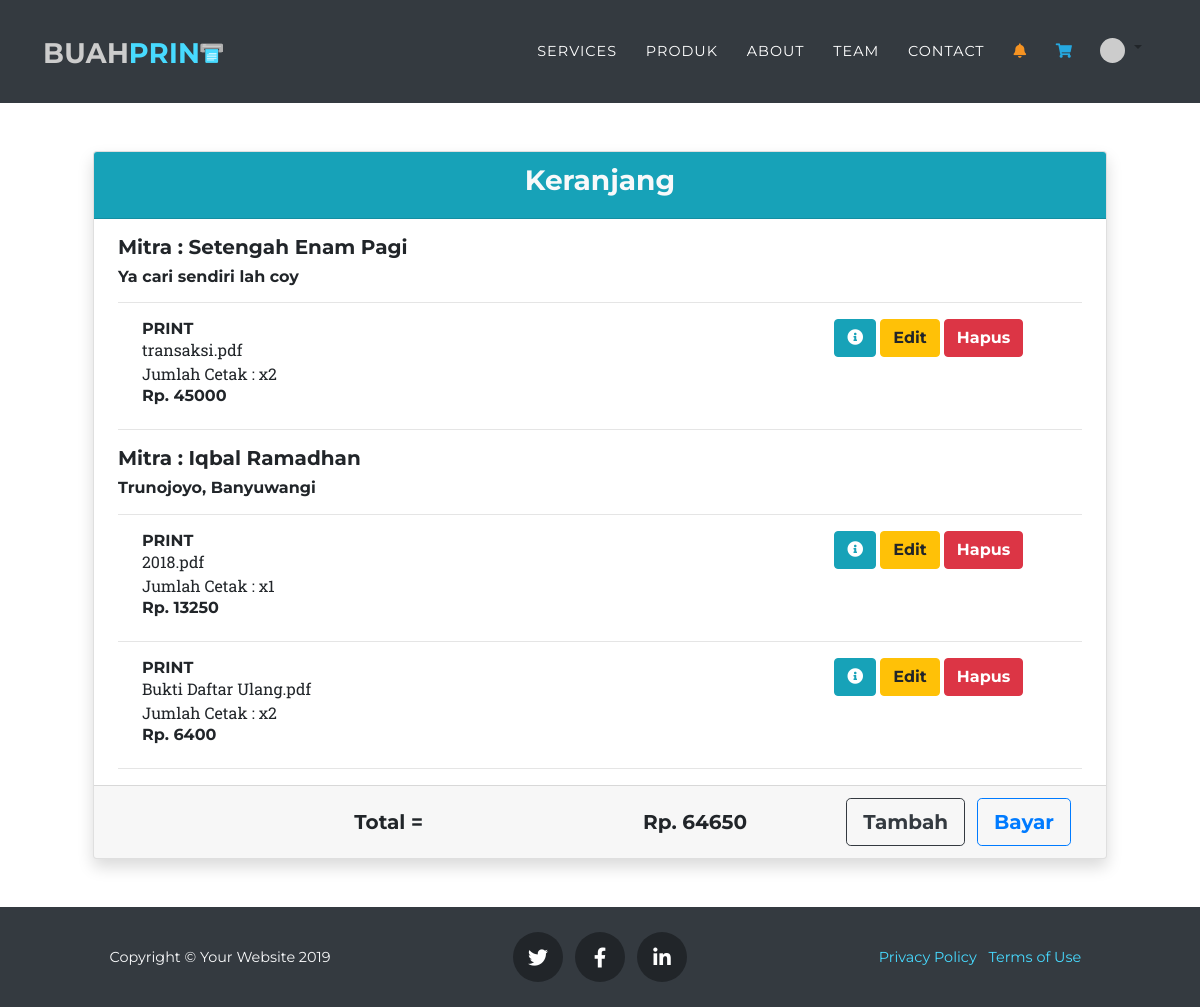
Screenshot of /ejsc/keranjang.php (signed in) with the database file from the repository.
### tables this page shows
CREATE TABLE `transaksi` (
  `ID_TRANSAKSI` varchar(10) NOT NULL,
  `ID_METODE` varchar(10) NOT NULL,
  `ID_USER` char(10) NOT NULL,
  `ID_MITRA` char(10) DEFAULT NULL,
  `TGL_TRANSAKSI` datetime NOT NULL,
  `TOTAL_TRANSAKSI` int(11) NOT NULL,
  `STATUS_TRANSAKSI` int(11) NOT NULL
);

CREATE TABLE `mitra` (
  `ID_MITRA` char(10) NOT NULL,
  `NAMA_MITRA` varchar(40) NOT NULL,
  `EMAIL_MITRA` varchar(100) NOT NULL,
  `NO_HP_MITRA` varchar(13) NOT NULL,
  `TELEPHONE_MITRA` varchar(13) NOT NULL,
  `ALAMAT_MITRA` text NOT NULL,
  `FOTO_PROFILE` varchar(200) NOT NULL,
  `COVER` varchar(200) NOT NULL,
  `STATUS_MITRA` int(11) NOT NULL,
  `SALDO_MITRA` int(11) NOT NULL,
  `LOCATION_MITRA` text,
  `USERNAME_MITRA` varchar(50) NOT NULL,
  `PASSWORD_MITRA` varchar(32) NOT NULL
);

CREATE TABLE `detail_pemesanan` (
  `ID_TRANSAKSI` varchar(10) NOT NULL,
  `ID_PRODUK` varchar(10) NOT NULL,
  `SUB_TOTAL` int(11) NOT NULL,
  `FILE_PRODUK` varchar(200) NOT NULL,
  `JML_HAL_PRODUK` int(10) NOT NULL,
  `JML_DUPLICATE_PRODUK` int(10) NOT NULL,
  `JML_WARNA_PRODUK` int(10) NOT NULL,
  `CATATAN_PRODUK` text NOT NULL
);

CREATE TABLE `produk` (
  `ID_PRODUK` varchar(10) NOT NULL,
  `ID_UKURAN` varchar(10) NOT NULL,
  `ID_HALAMAN` varchar(10) NOT NULL,
  `ID_WARNA` varchar(10) NOT NULL,
  `NAMA_PRODUK` varchar(40) NOT NULL
);

### ejsc/keranjang.php (the view, shortened to what this page needs)
<?php
include 'includes/config.php';
require 'includes/header_content.php';
if(isset($_SESSION['id_user'])){
    $id_user = $_SESSION['id_user'];
    $result_trs = mysqli_query($con, "SELECT * FROM transaksi, user, mitra, metode_bayar WHERE
    user.ID_USER = '$id_user' AND
    mitra.ID_MITRA = transaksi.ID_MITRA AND
    user.ID_USER = transaksi.ID_USER AND
    metode_bayar.ID_METODE = transaksi.ID_METODE AND
    transaksi.STATUS_TRANSAKSI = '0'
    ");
}
?>
<div class="container">
<form>
  <div class="card m-5 shadow">
    <div class="card-header text-center text-light bg-info">
      <h3>Keranjang</h3>
    </div>
    <div class="card-body py-0 px-4 ">
    <?php
    while($data_trs = mysqli_fetch_assoc($result_trs)){
      $nama_mitra = $data_trs['NAMA_MITRA'];
      $alamat_mitra = $data_trs['ALAMAT_MITRA'];
      $total_trs = $data_trs['TOTAL_TRANSAKSI'];
      $id_transaksi = $data_trs['ID_TRANSAKSI'];
    ?>
      <h5 class="mt-3">Mitra : <?=$nama_mitra?></h5>
      <h6><?=$alamat_mitra?></h6>
      <hr>
      <?php
      $result_detail = mysqli_query($con, "SELECT * FROM
      detail_pemesanan, produk
      WHERE
      produk.ID_PRODUK = detail_pemesanan.ID_PRODUK AND
      detail_pemesanan.ID_TRANSAKSI = '$id_transaksi'");
      while($data_detail = mysqli_fetch_assoc($result_detail)){
        $nama_produk = $data_detail['NAMA_PRODUK'];
        $file_produk = $data_detail['FILE_PRODUK'];
        $jumlah_dupli = $data_detail['JML_DUPLICATE_PRODUK'];
        $sub_total = $data_detail['SUB_TOTAL'];
        $id_produk = $data_detail['ID_PRODUK'];
      ?>
      <div class="row">
        <div class="col-md-8 ml-4">
          <h6 class="m-0"><?=$nama_produk?></h6>
          <label class="form-check-label" for="defaultCheck1">
          <?=$file_produk?> <br>
          Jumlah Cetak : x<?=$jumlah_dupli?>
          </label>
          <h6>Rp. <?=$sub_total?></h6>
        </div>
        <div class="col-md-3 text-right">
          <a class="btn btn-info" href="keranjang_detail.php?id_produk=<?=$id_produk?>"><i class="fas fa-info-circle fa-1x"></i></a>
          <a class="btn btn-warning" href="keranjang_ubah.php?id_produk=<?=$id_produk?>">Edit</a>
          <a class="btn btn-danger" href="keranjang_query.php?id_produk=<?=$id_produk?>&action=delete">Hapus</a>
        </div>
      </div>
      <hr>
      <?php }?>
      <?php }?>
      </div>
    <div class="card-footer m-0 row justify-content-end">
        <div class="my-auto text-right col-2">
            <h5 class=" m-0">Total =</h5>
        </div>
        <div class="my-auto text-right col-4">
        <h5 id="total" class=" m-0"><?=$total_trs?></h5>
        </div>
        <div class="col-4 text-right">
          <a class="btn btn-outline-dark mr-2 btn-lg" href="index.php?#team">Tambah</a>
          <a class="btn btn-outline-primary btn-lg" href="transaksi.php">Bayar</a>
        </div>
    </div>
  </div>
</form>
</div>
<?php
    require 'includes/footer.php';
?>

### ejsc/css/agency.css (style rules this page uses)
html { scroll-behavior: smooth; }
body { overflow-x: hidden; font-family: 'Roboto Slab', -apple-system, BlinkMacSystemFont, 'Segoe UI', Roboto, 'Helvetica Neue', Arial, sans-serif, 'Apple Color Emoji', 'Segoe UI Emoji', 'Segoe UI Symbol', 'Noto Color Emoji'; }
a { color: #47DAFF; }
h1, h2, h3, h4, h5, h6 { font-weight: 700; font-family: 'Montserrat', -apple-system, BlinkMacSystemFont, 'Segoe UI', Roboto, 'Helvetica Neue', Arial, sans-serif, 'Apple Color Emoji', 'Segoe UI Emoji', 'Segoe UI Symbol', 'Noto Color Emoji'; }
.btn { font-family: 'Montserrat', -apple-system, BlinkMacSystemFont, 'Segoe UI', Roboto, 'Helvetica Neue', Arial, sans-serif, 'Apple Color Emoji', 'Segoe UI Emoji', 'Segoe UI Symbol', 'Noto Color Emoji'; font-weight: 700; }

### rows the page displays
transaksi: ID_MITRA.NAMA_MITRA "Setengah Enam Pagi", ID_MITRA.ALAMAT_MITRA "Ya cari sendiri lah coy"
detail_pemesanan: ID_PRODUK.NAMA_PRODUK "PRINT", FILE_PRODUK "transaksi.pdf", JML_DUPLICATE_PRODUK "2", SUB_TOTAL "45000"
transaksi: ID_MITRA.NAMA_MITRA "Iqbal Ramadhan", ID_MITRA.ALAMAT_MITRA "Trunojoyo, Banyuwangi"
detail_pemesanan: ID_PRODUK.NAMA_PRODUK "PRINT", FILE_PRODUK "2018.pdf", JML_DUPLICATE_PRODUK "1", SUB_TOTAL "13250"
detail_pemesanan: ID_PRODUK.NAMA_PRODUK "PRINT", FILE_PRODUK "Bukti Daftar Ulang.pdf", JML_DUPLICATE_PRODUK "2", SUB_TOTAL "6400"
